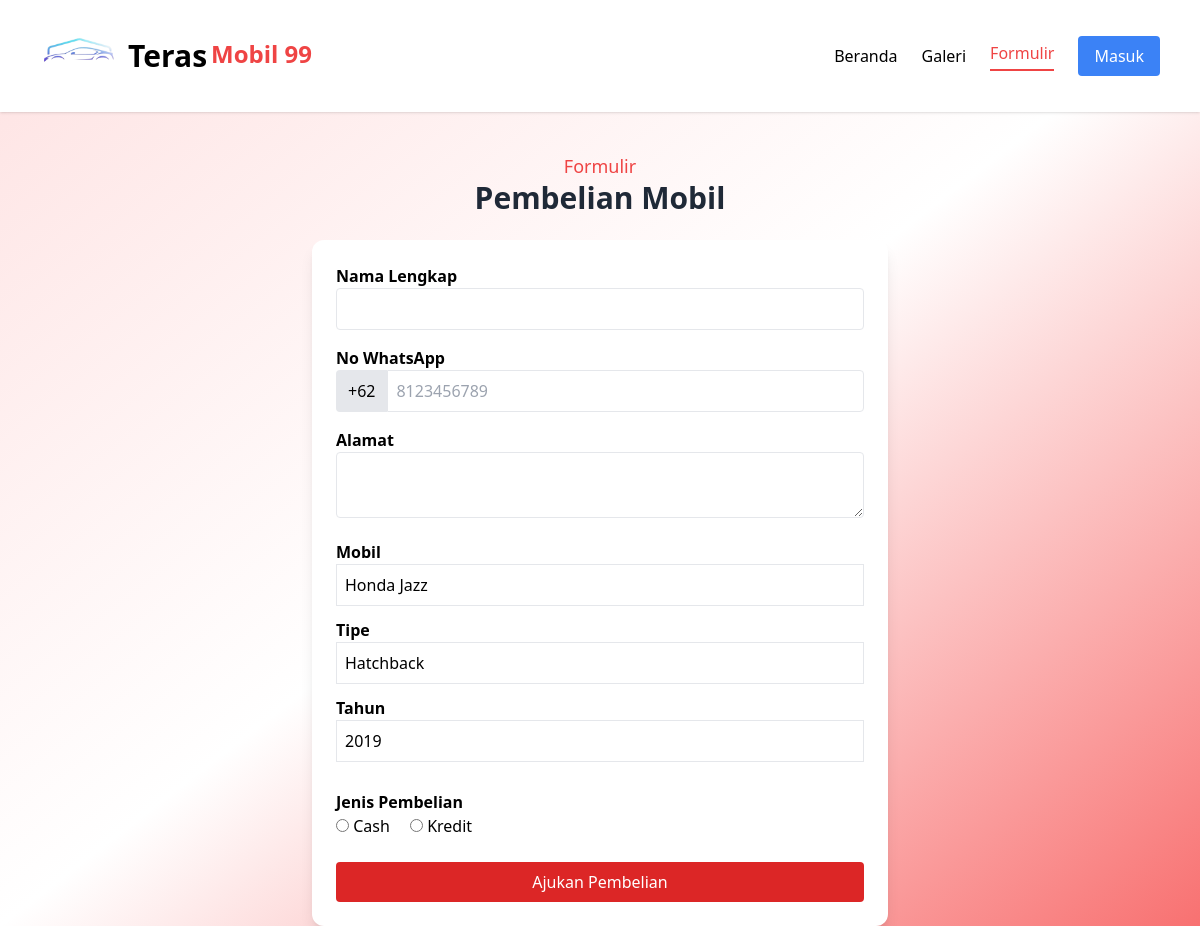
The app's page /formulir.php?id=2 with its own data.
### tables this page shows
CREATE TABLE `mobil` (
  `id` int(11) NOT NULL,
  `nama` varchar(100) NOT NULL,
  `tipe` varchar(50) NOT NULL,
  `tahun` int(11) NOT NULL,
  `harga` int(11) NOT NULL,
  `gambar` varchar(255) NOT NULL
);

### formulir.php (the view, shortened to what this page needs)
<?php include "koneksi.php"; ?>
<?php
$id = $_GET['id'] ?? '';
$mobil = null;
if ($id) {
    $q = mysqli_query($conn, "SELECT * FROM mobil WHERE id=$id");
    $mobil = mysqli_fetch_assoc($q);
}
?>
<!DOCTYPE html>
<html lang="id">
<head>
<script src="https://cdn.tailwindcss.com"></script>
<link rel="stylesheet"
href="https://cdnjs.cloudflare.com/ajax/libs/font-awesome/6.5.0/css/all.min.css">
</head>
<body class="bg-gradient-to-br from-red-100 via-white to-red-400 min-h-screen">
<nav class="bg-white shadow">
<div class="max-w-6xl mx-auto px-4 py-4 flex justify-between items-center">
<div class="flex items-center space-x-2">
<img src="assets/logo.png" class="w-14 md:w-20">
<h1 class="ml-3 flex font-bold">
<span class="text-black text-xl md:text-3xl">Teras</span>
<span class="text-red-500 text-lg md:text-2xl ml-1">Mobil 99</span>
</h1>
</div>
<div class="hidden md:flex space-x-6 items-center">
<a href="index.php">Beranda</a>
<a href="galeri.php">Galeri</a>
<a href="#" class="text-red-500 border-b-2 border-red-500 pb-1">Formulir</a>
<?php if (!isset($_SESSION['login'])): ?>
<a href="login.php" class="bg-blue-500 text-white px-4 py-2 rounded">Masuk</a>
<?php else: ?>
<span><?= $_SESSION['username'] ?></span>
<a href="logout.php" class="text-red-500">Logout</a>
<?php endif; ?>
</div>
</div>
</nav>
<div class="text-center mt-10">
<span class="block text-lg font-medium text-red-500">Formulir</span>
<span class="block text-3xl font-bold text-gray-800">Pembelian Mobil</span>
</div>
<div class="max-w-xl mx-auto mt-6 bg-white p-6 rounded-xl shadow-lg">
<form method="POST">
<label class="font-semibold">Nama Lengkap</label>
<input type="text" name="nama" class="w-full border p-2 rounded mb-4" required>
<label class="font-semibold">No WhatsApp</label>
<div class="flex mb-4">
    <span class="bg-gray-200 px-3 flex items-center rounded-l">
        +62
    </span>
    <input type="text" name="nohp"
    placeholder="8123456789"
    class="w-full border p-2 rounded-r focus:outline-red-400"
    required>
</div>
<label class="font-semibold">Alamat</label>
<textarea name="alamat" class="w-full border p-2 rounded mb-4" required></textarea>
<?php if ($mobil): ?>
<label class="font-semibold">Mobil</label>
<input type="text" name="mobil" value="<?= $mobil['nama'] ?>" class="w-full border p-2 mb-3" readonly>
<label class="font-semibold">Tipe</label>
<input type="text" name="tipe" value="<?= $mobil['tipe'] ?>" class="w-full border p-2 mb-3" readonly>
<label class="font-semibold">Tahun</label>
<input type="text" name="tahun" value="<?= $mobil['tahun'] ?>" class="w-full border p-2 mb-3" readonly>
<?php endif; ?>
<p class="font-semibold mt-4">Jenis Pembelian</p>
<label class="mr-4">
<input type="radio" name="pembelian" value="Cash" required onclick="hideInfo()"> Cash
</label>
<label>
<input type="radio" name="pembelian" value="Kredit" required onclick="showInfo()"> Kredit
</label>
<button name="submit"
class="mt-6 w-full bg-red-600 text-white py-2 rounded hover:bg-red-700">
Ajukan Pembelian
</button>
</form>
</div>
</body>
</html>

### records on screen
mobil: mobil "Honda Jazz", tipe "Hatchback", tahun "2019"
